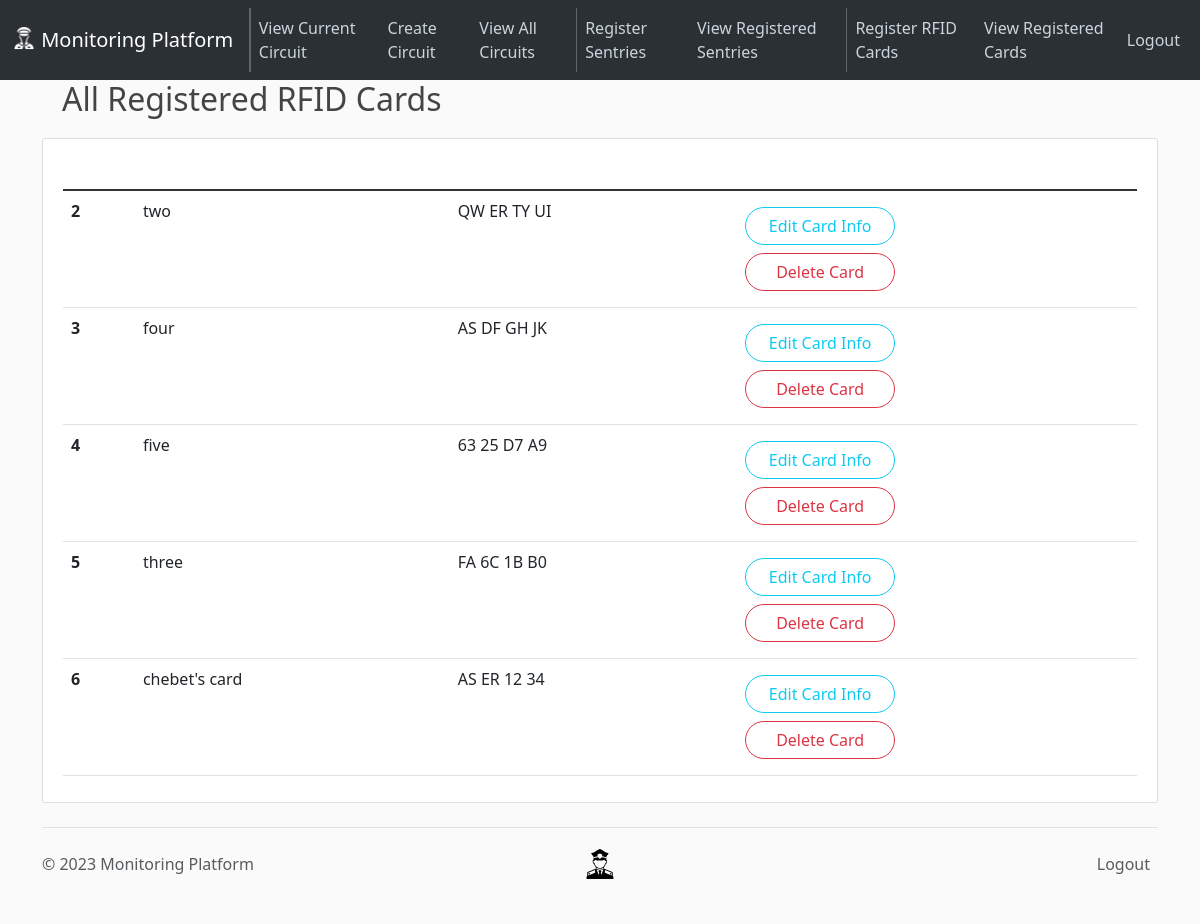
Before: /cards/view (signed in) with the older database file.
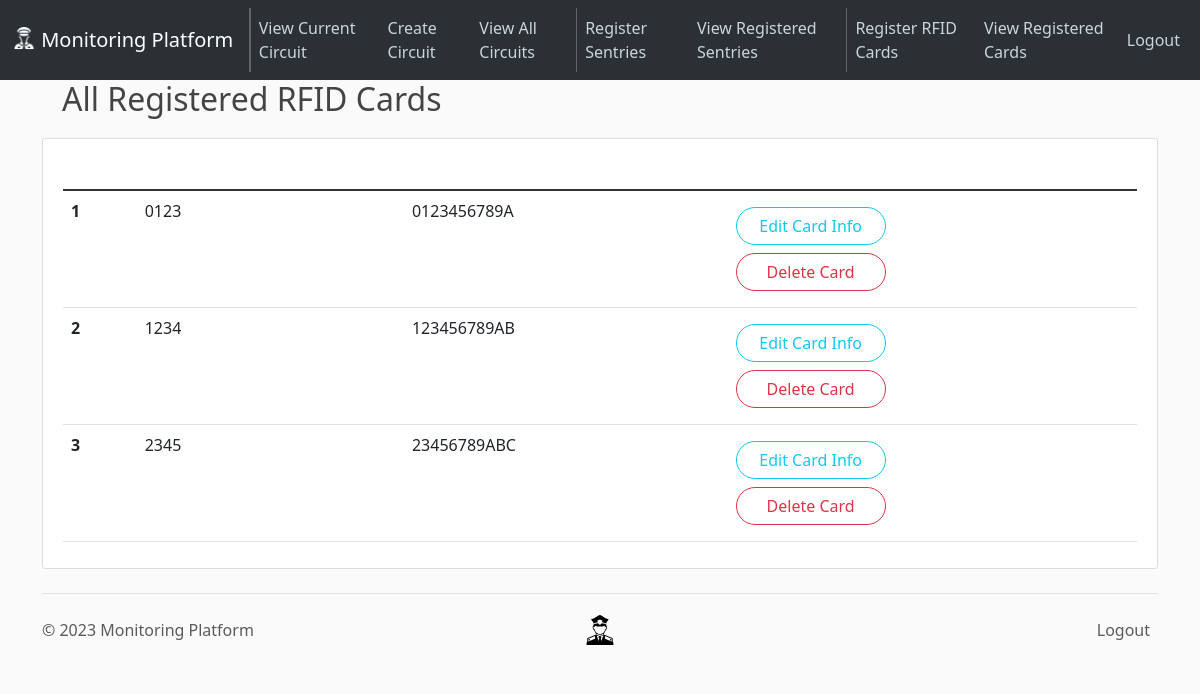
After: the same page with the newer database file.
### app/models.py (models this page shows, shortened)
class Card(db.Model):
    __tablename__ = "cards"
    id = Column(Integer, primary_key=True, autoincrement=True)
    rfid_id = Column(String(11), unique=True, nullable=False)
    alias = Column(String(20), unique=True, nullable=False)

### app/routes.py (the view)
@app.route("/cards/view")
@login_required  # ensures that supervisor is logged in to access
def view_all_cards():
    cards = Card.query.all()
    return render_template("view-all-cards.html", cards=cards)

### app/models.py (called while the page is built)
@login_manager.user_loader
def load_supervisor(supervisor_id):
    return Supervisor.query.get(int(supervisor_id))

### app/templates/view-all-cards.html (shortened to what this page needs)
{% extends 'layout.html' %}{% block content %}
<h2>All Registered RFID Cards</h2>
<article class="media content-section">
  <div class="media-body">
    <table class="table">
      <thead class="bg-steel">
        <tr>
          <th scope="col" style="color: white">#</th>
          <th scope="col" style="color: white">Card Alias</th>
          <th scope="col" style="color: white">Card ID</th>
          <th scope="col" style="color: white">Delete Card</th>
        </tr>
      </thead>
      <tbody class="table-group-divider">
        {% for card in cards %}
        <tr>
          <th scope="row">{{ card.id }}</th>
          <td>{{ card.alias }}</td>
          <td>{{ card.rfid_id.upper() }}</td>
          <td class="align-middle">
            <div class="row my-2" style="width: 150px">
              <a
                class="btn btn-outline-info rounded-pill"
                href="{{ url_for('update_card', card_id=card.id) }}"
                >Edit Card Info</a
              >
            </div>
            <div class="row my-2" style="width: 150px">
              <button
                type="button"
                class="btn btn-outline-danger rounded-pill"
                data-bs-toggle="modal"
                data-bs-target="#delete-card"
              >
                Delete Card
              </button>
            </div>
          </td>
        </tr>
        {% endfor %}
      </tbody>
    </table>
  </div>
</article>
{% endblock content %}

### app/templates/layout.html (shortened to what this page needs)
<!DOCTYPE html>
<html lang="en">
  <head>
    <link
      href="https://cdn.jsdelivr.net/npm/bootstrap@5.3.0-alpha3/dist/css/bootstrap.min.css"
      rel="stylesheet"
    />
    <link
      rel="stylesheet"
      type="text/css"
      href="{{ url_for('static', filename='main.css') }}"
    />
  </head>
  <body>
    {% include 'nav.html' %}
    <main role="main" class="container">
       {% block content %}{% endblock content %}
    </main>
    {% include 'footer.html' %}
  </body>
</html>

### app/templates/nav.html (shortened to what this page needs)
<header class="site-header">
  <nav
    class="navbar fixed-top navbar-expand-lg bg-body-tertiary"
    data-bs-theme="dark"
  >
    <div class="container-fluid">
      <a class="navbar-brand" href="{{ url_for('home') }}">
        <img
          src="{{ url_for('static', filename='nav-guard.png') }}"
          alt="Logo"
          width="24"
          height="24"
          class="d-inline-block align-text-top"
        />
        Monitoring Platform
      </a>
      <div class="collapse navbar-collapse" id="navbarSupportedContent">
        <ul class="navbar-nav me-auto mb-2 mb-lg-0">
          <li class="nav-item">
            <a
              class="nav-link active"
              aria-current="page"
              href="{{ url_for('view_current_route') }}"
              >View Current Circuit</a
            >
          </li>
          <li class="nav-item">
            <a
              class="nav-link active"
              aria-current="page"
              href="{{ url_for('create_route') }}"
              >Create Circuit</a
            >
          </li>
          <li class="nav-item">
            <a class="nav-link" href="{{ url_for('view_all_circuits') }}"
              >View All Circuits</a
            >
          </li>
          <li class="nav-item">
            <a class="nav-link" href="{{ url_for('register_sentry') }}"
              >Register Sentries</a
            >
          </li>
          <li class="nav-item">
            <a class="nav-link" href="{{ url_for('view_all_sentries') }}"
              >View Registered Sentries</a
            >
          </li>
          <li class="nav-item">
            <a class="nav-link" href="{{ url_for('register_card') }}"
              >Register RFID Cards</a
            >
          </li>
          <li class="nav-item">
            <a class="nav-link" href="{{ url_for('view_all_cards') }}"
              >View Registered Cards</a
            >
          </li>
        </ul>
        <div class="navbar-nav">
          {% if current_user.is_authenticated %}
          <a class="nav-item nav-link" href="{{ url_for('logout') }}">Logout</a>
          {% else %}
          <a class="nav-item nav-link" href="#login-form">Login</a>
        </div>
        {% endif %}
      </div>
    </div>
  </nav>
</header>

### app/templates/footer.html (shortened to what this page needs)
<div class="container">
  <footer
    class="footer d-flex flex-wrap justify-content-between align-items-center py-3 my-4 border-top"
  >
    <p class="col-md-4 mb-0 text-body-secondary">
      &copy; 2023 Monitoring Platform
    </p>
    <a
      href="/"
      class="col-md-4 d-flex align-items-center justify-content-center mb-3 mb-md-0 me-md-auto link-body-emphasis text-decoration-none"
    >
      <img
        src="{{ url_for('static', filename='guard.svg') }}"
        alt="Logo"
        width="30"
        height="30"
        class="d-inline-block align-text-top"
      />
    </a>
    {% if current_user.is_authenticated %}
    <ul class="nav col-md-4 justify-content-end">
      <li class="nav-item">
        <a
          href="{{ url_for('logout') }}"
          class="nav-link px-2 text-body-secondary"
          >Logout</a
        >
      </li>
    </ul>
    {% endif %}
  </footer>
</div>

### app/static/main.css (style rules this page uses)
body { background: #fafafa; color: #333333; margin-top: 5rem; }
h1, h2, h3, h4, h5, h6 { color: #444444; margin: 20px; }
.bg-steel { background-color: #5f788a; }
.site-header .navbar-nav .nav-link { color: #cbd5db; }
.site-header .navbar-nav .nav-link.active { font-weight: 500; }
.content-section { background: #ffffff; padding: 10px 20px; border: 1px solid #dddddd; border-radius: 3px; margin-bottom: 20px; }

Changed rows visible on the page:
removed Card: id "4", alias "five", rfid_id "63 25 D7 A9"
removed Card: id "5", alias "three", rfid_id "FA 6C 1B B0"
removed Card: id "6", alias "chebet's card", rfid_id "AS ER 12 34"
added Card: id "1", alias "0123", rfid_id "0123456789A"
changed Card id 2: alias "two" → "1234"; rfid_id "QW ER TY UI" → "123456789AB"
changed Card id 3: alias "four" → "2345"; rfid_id "AS DF GH JK" → "23456789ABC"
